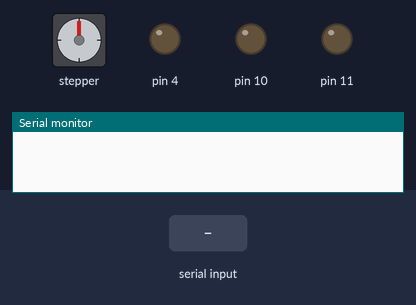
Recording of a program running on a simulated Arduino Uno, built with avr-gcc and run on an emulated ATmega328P. Shown: stepper motor, output pins drawn as LEDs (lit = HIGH), the last lines printed to the serial monitor. Wiring (inferred from the names in the program): stepper motor driver (200 steps per turn assumed): step pin 9; direction pin 8. The test bench sets the inputs (shaded band). Pins used as bus, display or sensor lines are not drawn.

Above: at 0.9 s.
1.0 s: "[" received over Serial
At 2.3 s:
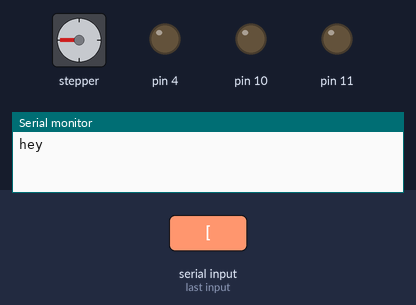
2.6 s: "k" received over Serial
At 3.8 s:
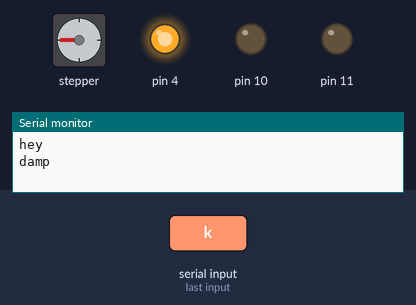
4.1 s: "'" received over Serial
At 4.8 s:
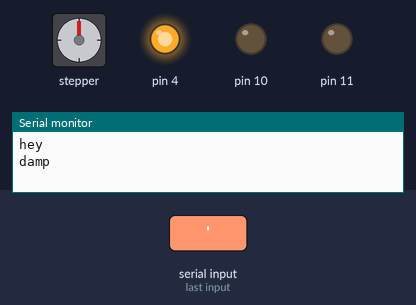
5.7 s: "p" received over Serial
At 6.4 s:
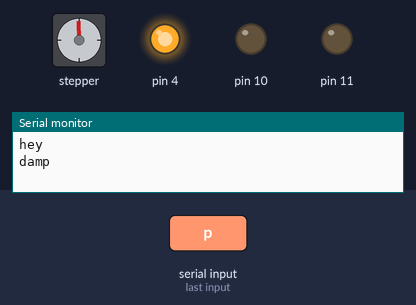
7.2 s: "i" received over Serial
At 7.6 s:
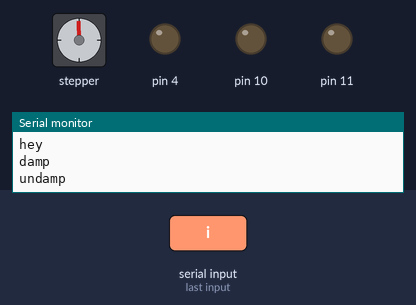
8.7 s: ";" received over Serial
At 9.9 s:
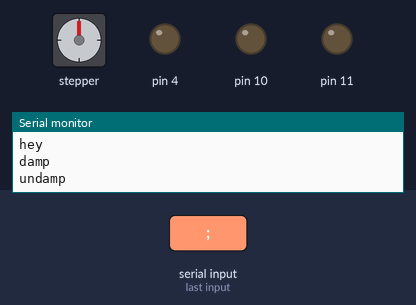
Timing chart, 0 to 11.2 s (numbered marks = the images above; inputs shaded):
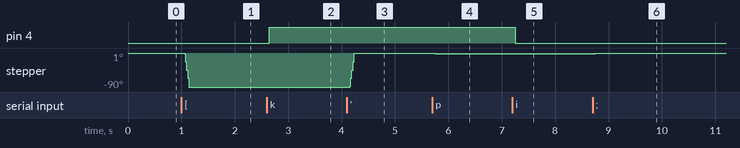

The program:

main.cpp
```cpp
#include <Arduino.h>
#include <Adafruit_PWMServoDriver.h>
#include "CustomStepper.h"

// This file is useful for testing the stepper motor

Adafruit_PWMServoDriver pwm = Adafruit_PWMServoDriver();
CustomStepper stepper = CustomStepper();

int lastTime = millis();

void setup() {
  pinMode(17, INPUT);
  pinMode(11, OUTPUT);
  pinMode(10, OUTPUT);
  pinMode(9, OUTPUT);
  pinMode(8, OUTPUT);
  pinMode(4, OUTPUT);
  pinMode(13, INPUT);
  Serial.begin(9600);
  Serial.setTimeout(50);
  while (Serial.available() == 0) {}
  Serial.println("hey");
  lastTime = millis();
}

int steps = 0;
void loop() {
  if (Serial.available() != 0) {
    String input = Serial.readString();
    if (input.equals("o")) {
      stepper.stepAcross();
      // stepper.step(1, 0);
      // steps += 1;
      // Serial.println(steps);
    } else if (input.equals("l")) {
      stepper.stepAcross();
      // stepper.step(1, 1);
      // steps -= 1;
      // Serial.println(steps);
    } else if (input.equals("[")) {
      stepper.step(50, 0);
    } else if (input.equals("'")) {
      stepper.step(50, 1);
    }
    else if (input.equals("k")) {
      Serial.println("damp");
      digitalWrite(4, HIGH);
    } else if (input.equals("i")) {
      Serial.println("undamp");
      digitalWrite(4, LOW);
    } else if (input.equals("p")) {
      stepper.step(1, 0);
    } else if (input.equals(";")) {
      stepper.step(1, 1);
    } else if (input.equals("m")) {
      stepper.home();
    } else if (input.equals("t")) {
      Serial.println("listening...");
      while (digitalRead(13) == HIGH) {}
      Serial.println("Woah!");
    }
    else {
      digitalWrite(4, LOW);
      Serial.println("stopped");
      while (true) {}
    }
  }
} 
```

CustomStepper.cpp
```cpp
#include "CustomStepper.h"
#include <Arduino.h>

CustomStepper::CustomStepper(int stepPin, int dirPin, int limitPin, int pulseLength, int microsBetweenSteps) {
    pinMode(stepPin, OUTPUT);
    pinMode(dirPin, OUTPUT);
    pinMode(limitPin, INPUT);
    digitalWrite(stepPin, LOW);
    this->stepPin = stepPin;
    this->dirPin = dirPin;
    this->limitPin = limitPin;
    this->pulseLength = pulseLength;
    this->microsBetweenSteps = microsBetweenSteps;
}

CustomStepper::CustomStepper(int stepPin, int dirPin, int limitPin) {
    pinMode(stepPin, OUTPUT);
    pinMode(dirPin, OUTPUT);
    pinMode(limitPin, INPUT);
    digitalWrite(stepPin, LOW);
    this->stepPin = stepPin;
    this->dirPin = dirPin;
    this->limitPin = limitPin;
}

CustomStepper::CustomStepper() {
    pinMode(stepPin, OUTPUT);
    pinMode(dirPin, OUTPUT);
    pinMode(limitPin, INPUT);
    digitalWrite(stepPin, LOW);
}

void CustomStepper::step(int steps, int dir) {
    int stepped = 0;
    digitalWrite(dirPin, dir);
    while (stepped < steps) {
        digitalWrite(this->stepPin, HIGH);
        delayMicroseconds(this->pulseLength);
        digitalWrite(this->stepPin, LOW);
        delayMicroseconds(this->microsBetweenSteps);
        stepped++;
    }
}

void CustomStepper::home() {
    // limitPin goes LOW when pressed down
    // Only move if we aren't already homed at the edgeq
    if (digitalRead(limitPin == HIGH)) {
        while(digitalRead(limitPin) == HIGH) {
            step(2, 1);
            delayMicroseconds(1000);
        }
        step(5, 1);
    }
    Serial.println("homed");
    this->side = 1;
}

void CustomStepper::stepAcross() {
    if (this->side == -1) {
        Serial.println("Can't step across without being homed!");
        return;
    }
    step(this->stepsAcross, !side);
    if (this->side == 0) {
        home();
    } else this->side = !side;
    Serial.println("side " + String(side));
}
```

CustomStepper.h
```cpp
#ifndef CustomStepper_h
#define CustomStepper_h

class CustomStepper {
    private:
        int stepsAcross = 169;
        int side = -1; // 1 is at limit switch/arduino, 0 is away from limit switch/arduino, -1 is unzeroed
        int stepPin = 9;
        int dirPin = 8;
        int limitPin = 13;
        int pulseLength = 20;
        int microsBetweenSteps = 1750;

    public:
        CustomStepper(int stepPin, int dirPin, int limitPin, int pulseLength, int microsBetweenSteps);
        CustomStepper(int stepPin, int dirPin, int limitPin);
        CustomStepper();
        void home();
        void stepAcross();
        // dir 1 is towards the limit switch
        void step(int steps, int dir);
};


#endif
```

Measured:
- after the input at 1.0 s, stepper: turns 90° counter-clockwise, starting after 0.05 s
- after the input at 2.6 s, pin 4: LOW → HIGH after 0.05 s
- after the input at 4.1 s, stepper: turns 90° clockwise, starting after 0.05 s
- after the input at 7.2 s, pin 4: HIGH → LOW after 0.05 s
